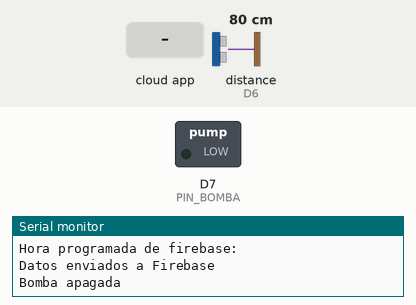
Recording of a sketch running on a simulated ESP8266 (NodeMCU). Parts: switched loads named in the sketch (green lamp = pin HIGH), the last lines printed to the serial monitor. Wiring (inferred from the names in the program): ultrasonic range finder: trigger D5; echo D6. Inputs (shaded band) come from the test bench; at power-on: distance to the obstacle (sensor on D6) 80 cm. The echo pulse lasts 58.3 µs per cm; WiFi joins after 1.5 s; servers stay silent unless stated; the local clock reads 2024-03-15 10:24:30 at power-on unless the sketch sets it; the Firebase database answers and starts empty; pins used as bus, display or sensor lines are not drawn.

Above: at 2.7 s.
2.8 s: the phone or cloud app sets Bomba to 1
At 4.3 s:
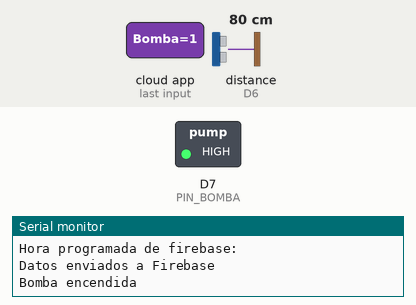
10.3 s: distance to the obstacle (sensor on D6) set to 6 cm
14.0 s: distance to the obstacle (sensor on D6) set to 3 cm
At 17.0 s:
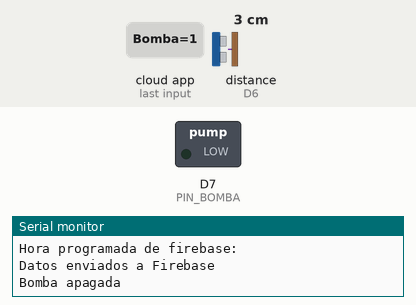
17.8 s: distance to the obstacle (sensor on D6) set to 9 cm
At 21.1 s:
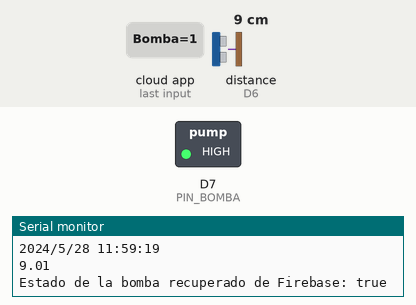
Timing chart, 0 to 22.3 s (numbered marks = the images above; inputs shaded):
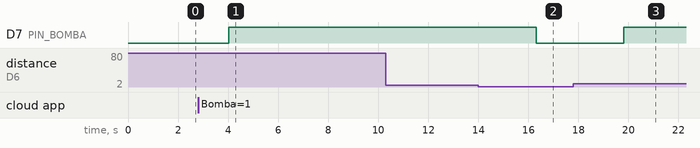

Measured:
- the behaviour switches between 5 and 4 cm on distance to the obstacle (sensor on D6) (found by bisection; images 1 and 2)
- after the input at 2.8 s, D7 (PIN_BOMBA): LOW → HIGH after 1.2 s
- after the input at 14.0 s, D7 (PIN_BOMBA): HIGH → LOW after 2.3 s
- after the input at 17.8 s, D7 (PIN_BOMBA): LOW → HIGH after 2.0 s

The sketch:

esp8266-sensor.ino
```cpp
#include <Wire.h>
#include <RTClib.h>
#if defined(ESP32)
#include <WiFi.h>
#elif defined(ESP8266)
#include <ESP8266WiFi.h>
#endif
#include <Firebase_ESP_Client.h>

#include "addons/TokenHelper.h"
#include "addons/RTDBHelper.h"
//Configuracion de WiFi
#define WIFI_SSID "TYO-23"
#define WIFI_PASSWORD "KEY90_90/"
//Configuracion de Firebase
#define API_KEY "AIzaSyDmLy0XXEPZ6pDaHQNOAgHbkajxSZ98DdQ"
#define DATABASE_URL "https://aquabomb-a269e-default-rtdb.firebaseio.com/"
#define USER_EMAIL "diegg066.99@gmail.com"
#define USER_PASSWORD "p@ssword"

#define PIN_TRIG D5
#define PIN_ECHO D6
#define PIN_BOMBA D7

float tiempo;
float distancia;

FirebaseData fbdo;
FirebaseAuth auth;
FirebaseConfig config;
RTC_DS3231 rtc;

unsigned long sendDataPrevMillis = 0;
bool estadoBomba = false;
bool programado = false;
String fechaProg;
String horaProg;

// Fecha y hora que se establece
const int year = 2024;
const int month = 5;
const int day = 28;
const int hour = 11;
const int minute = 59;
const int second = 0;

void setup() {
  Serial.begin(115200);
  pinMode(PIN_TRIG, OUTPUT);
  pinMode(PIN_ECHO, INPUT);
  pinMode(PIN_BOMBA, OUTPUT);
  digitalWrite(PIN_BOMBA, LOW);
  //Conectar a WiFi
  Serial.print("Conectando a WiFi");
  WiFi.begin(WIFI_SSID, WIFI_PASSWORD);
  while (WiFi.status() != WL_CONNECTED){
    Serial.print(".");
    delay(300);
  }
  Serial.println();
  Serial.print("Conexion establecida con la IP: ");
  Serial.println(WiFi.localIP());
  Serial.println();
  //Inicializar RTC
  if (!rtc.begin()) {
    Serial.println("¡No se pudo encontrar el módulo RTC DS3231!");
    while (1);
  }
  if (rtc.lostPower()) {
    Serial.println("¡Se detectó una pérdida de energía! Estableciendo la hora...");
    rtc.adjust(DateTime(F(__DATE__), F(__TIME__)));
  }
  //Establecer la fecha y hora
  rtc.adjust(DateTime(year, month, day, hour, minute, second));

  //Configurar FIREBASE
  config.api_key = API_KEY;
  auth.user.email = USER_EMAIL;
  auth.user.password = USER_PASSWORD;
  config.database_url = DATABASE_URL;
  config.token_status_callback = tokenStatusCallback;
  Firebase.begin(&config, &auth);
  Firebase.reconnectWiFi(true);
  Firebase.setDoubleDigits(5);
}

void loop() {
  digitalWrite(PIN_TRIG, LOW);  //para generar un pulso limpio ponemos a LOW 4us
  delayMicroseconds(4);

  digitalWrite(PIN_TRIG, HIGH);  //generamos Trigger (disparo) de 10us
  delayMicroseconds(10);
  digitalWrite(PIN_TRIG, LOW);

  tiempo = pulseIn(PIN_ECHO, HIGH);
  distancia = tiempo/58.3;

  DateTime now = rtc.now();
  imprimirFecha(now);
  Serial.println(distancia);

  //Leer el estado de la bomba y la programacion desde Firebase
  if(Firebase.ready() && (millis() - sendDataPrevMillis > 1500 || sendDataPrevMillis == 0)){
    sendDataPrevMillis = millis();

    //Leer estado de la bomba
    String path= "/Motor/Bomba";
    if(Firebase.RTDB.getBool(&fbdo, path)){
      estadoBomba = fbdo.to<bool>();
      Serial.print("Estado de la bomba recuperado de Firebase: ");
      Serial.println(estadoBomba ? "true" : "false");
    } else {
      Serial.println("Error al recuperar el estado de la bomba: " + fbdo.errorReason());
    }

    //Leer el estado de Programado
    path = "/Programado";
    if(Firebase.RTDB.getBool(&fbdo, path)){
      programado = fbdo.to<bool>();
      Serial.print("Estado de Programado recuperado de firebase: ");
      Serial.println(programado ? "true" : "false");
    } else {
      Serial.println("Error al recuperar el estado de Programado: " + fbdo.errorReason());
    }

    //Leer la fecha programada
    path = "/FechaProg/Fecha";
    if(Firebase.RTDB.getString(&fbdo, path)){
      fechaProg = fbdo.to<String>();
      Serial.print("Fecha programada de firebase: ");
      Serial.println(fechaProg);
    } else {
      Serial.println("Error al recuperar la fecha programada: " + fbdo.errorReason());
    }
    //Leer la hora programada
    path = "/FechaProg/Hora";
    if(Firebase.RTDB.getString(&fbdo, path)){
      horaProg = fbdo.to<String>();
      Serial.print("Hora programada de firebase: ");
      Serial.println(horaProg);
    } else {
      Serial.println("Error al recuperar la fecha programada: " + fbdo.errorReason());
    }

    //Enviar la distancia a Firebase
    path = "/Sensor/Ultrasonico";
    if(Firebase.RTDB.setFloat(&fbdo, path, distancia)){
      Serial.println("Datos enviados a Firebase");
    } else {
      Serial.println("Error enviando datos a Firebase: " + fbdo.errorReason());
    }
  }

  //Obtener la fecha y hora actual de RTC
  //DateTime now = rtc.now();
  String fechaActual = String(now.day()) + "/" + String(now.month()) + "/" + String(now.year());
  String horaActual = String(now.hour()) + ":" + String(now.minute());

  //Controlar la bomba segun distancia, estados de firebase
  if(estadoBomba && distancia > 5){
    digitalWrite(PIN_BOMBA, HIGH);
    Serial.println("Bomba encendida");
  } else if (programado && fechaProg == fechaActual && horaProg == horaActual && distancia > 5){
    digitalWrite(PIN_BOMBA, HIGH);
    Serial.println("Bomba encendida por programacion");
  } else {
    digitalWrite(PIN_BOMBA, LOW);
    Serial.println("Bomba apagada");
  }

  delay(1000);

}

void imprimirFecha(DateTime datetime){
  Serial.print(datetime.year(), DEC);
  Serial.print("/");
  Serial.print(datetime.month(), DEC);
  Serial.print("/");
  Serial.print(datetime.day(), DEC);
  Serial.print(" ");
  Serial.print(datetime.hour(), DEC);
  Serial.print(":");
  Serial.print(datetime.minute(), DEC);
  Serial.print(":");
  Serial.print(datetime.second(), DEC);
  Serial.println();
}
```
